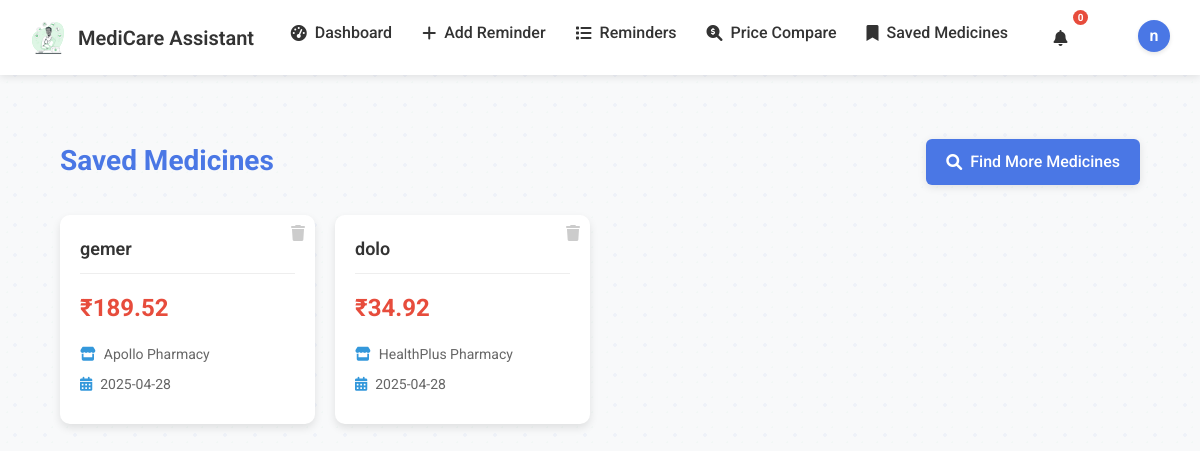
Before: /saved_prices (signed in) with the older database file.
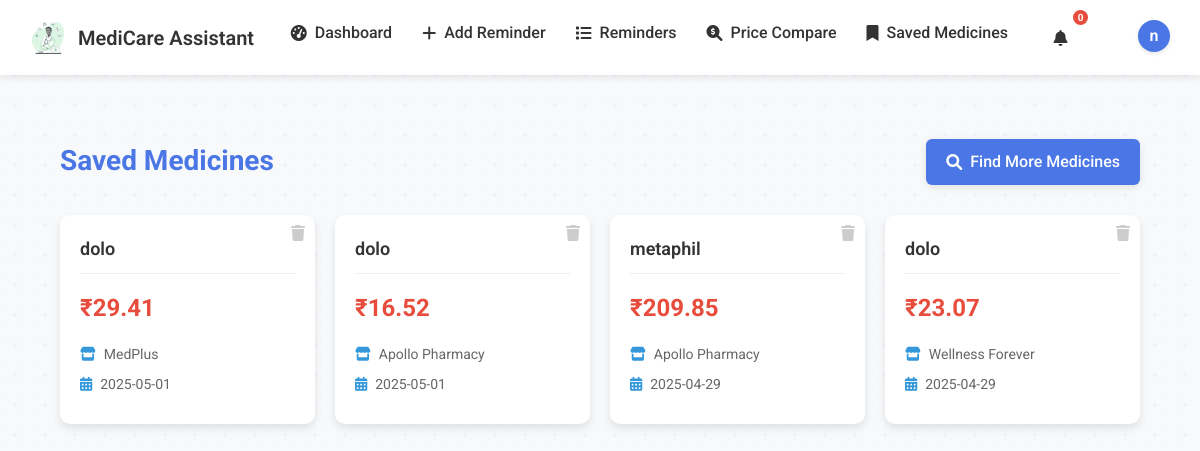
After: the same page with the newer database file.
### app.py (models this page shows, shortened)
class User(UserMixin, db.Model):
    __tablename__ = 'user'
    id = db.Column(db.Integer, primary_key=True)
    name = db.Column(db.String(100), nullable=False)
    email = db.Column(db.String(120), unique=True, nullable=False)
    password = db.Column(db.String(200), nullable=False)
    reminders = db.relationship('Reminder', backref='user', lazy=True)
    saved_prices = db.relationship('PharmacyPrice', backref='user', lazy=True)
    email_notifications = db.Column(db.Boolean, default=True)
    voice_alerts = db.Column(db.Boolean, default=True)
    desktop_notifications = db.Column(db.Boolean, default=True)

class PharmacyPrice(db.Model):
    id = db.Column(db.Integer, primary_key=True)
    medicine_name = db.Column(db.String(100), nullable=False)
    pharmacy_name = db.Column(db.String(100), nullable=False)
    price = db.Column(db.Float, nullable=False)
    date_saved = db.Column(db.DateTime, default=datetime.utcnow)
    user_id = db.Column(db.Integer, db.ForeignKey('user.id'), nullable=False)

### app.py (the view)
@app.route('/saved_prices')
@login_required
def saved_prices():
    saved_prices = PharmacyPrice.query.filter_by(user_id=current_user.id).order_by(PharmacyPrice.date_saved.desc()).all()
    return render_template('saved_prices.html', saved_prices=saved_prices)

### app.py (called while the page is built)
@login_manager.user_loader
def load_user(user_id):
    return User.query.get(int(user_id))

### templates/saved_prices.html (shortened to what this page needs)
{% extends "base.html" %}
{% block content %}
<div class="container mt-4">
    <div class="dashboard-header">
        <h1>Saved Medicines</h1>
        <a href="{{ url_for('price_comparison_page') }}" class="btn btn-primary">
            <i class="fas fa-search"></i> Find More Medicines
        </a>
    </div>
    <div class="saved-medicines-container">
        {% if saved_prices %}
            <div class="medicine-cards">
                {% for price in saved_prices %}
                    <div class="medicine-card">
                        <div class="medicine-name">{{ price.medicine_name }}</div>
                        <div class="medicine-price">₹{{ "%.2f"|format(price.price) }}</div>
                        <div class="medicine-pharmacy">
                            <i class="fas fa-store"></i> {{ price.pharmacy_name }}
                        </div>
                        <div class="medicine-date">
                            <i class="fas fa-calendar-alt"></i> {{ price.date_saved.strftime('%Y-%m-%d') }}
                        </div>
                        <button class="delete-btn delete-price"
                                data-id="{{ price.id }}"
                                data-medicine="{{ price.medicine_name }}">
                            <i class="fas fa-trash"></i>
                        </button>
                    </div>
                {% endfor %}
            </div>
        {% endif %}
    </div>
</div>
{% endblock %}

### templates/base.html (shortened to what this page needs)
<!DOCTYPE html>
<html lang="en">
<head>
    <link rel="stylesheet" href="https://cdnjs.cloudflare.com/ajax/libs/font-awesome/6.0.0/css/all.min.css">
    <link rel="stylesheet" href="{{ url_for('static', filename='css/style.css') }}">
</head>
<body>
    <nav>
        <div class="nav-container">
            <a href="{{ url_for('index') }}" class="logo">
                <img src="{{ url_for('static', filename='images/medical-care.svg') }}" alt="MediCare Logo" class="logo-img">
                MediCare Assistant
            </a>
            {% if current_user.is_authenticated %}
            <ul class="nav-links">
                <li><a href="{{ url_for('dashboard') }}"><i class="fas fa-tachometer-alt"></i> Dashboard</a></li>
                <li><a href="{{ url_for('add_reminder') }}"><i class="fas fa-plus"></i> Add Reminder</a></li>
                <li><a href="{{ url_for('reminders') }}"><i class="fas fa-list"></i> Reminders</a></li>
                <li><a href="{{ url_for('price_comparison_page') }}"><i class="fas fa-search-dollar"></i> Price Compare</a></li>
                <li><a href="{{ url_for('saved_prices') }}"><i class="fas fa-bookmark"></i> Saved Medicines</a></li>
                <li class="nav-item dropdown">
                    <a href="{{ url_for('notifications') }}" class="notification-icon">
                        <i class="fas fa-bell"></i>
                        <span class="notification-badge" id="notification-count">0</span>
                    </a>
                </li>
                <li class="nav-item dropdown">
                    <a href="#" class="profile-dropdown-toggle">
                        <div class="profile-avatar">
                            <span>{{ current_user.name[:1] }}</span>
                        </div>
                    </a>
                </li>
            </ul>
            {% else %}
            <ul class="nav-links">
                <li><a href="#" onclick="showLogin()"><i class="fas fa-sign-in-alt"></i> Login</a></li>
                <li><a href="#" onclick="showSignup()"><i class="fas fa-user-plus"></i> Sign Up</a></li>
            </ul>
            {% endif %}
        </div>
    </nav>
    <main>
        <div class="container">
            {% block content %}{% endblock %}
        </div>
    </main>
</body>
</html>

### static/css/style.css (style rules this page uses)
* { margin: 0; padding: 0; box-sizing: border-box; }
:root { --primary-color: #4A77E5; --primary-hover: #3A67D5; --primary-rgb: 74, 119, 229; --secondary-color: #2ECC71; --secondary-hover: #27AE60; --danger-color: #e74c3c; --danger-hover: #c0392b; --accent-color: #FF6B6B; --accent-hover: #FF5252; --text-color: #333333; --text-light: #6c757d; --light-bg: #f8f9fa; --light-gray: #eaecef; --white: #ffffff; --shadow: 0 2px 8px rgba(0, 0, 0, 0.1); --shadow-hover: 0 5px 15px rgba(0, 0, 0, 0.15); --border-color: #e0e6ed; --border-radius: 6px; --transition: all 0.3s ease; }
body { font-family: 'Roboto', Arial, sans-serif; line-height: 1.6; color: var(--text-color); background-color: var(--light-bg); min-height: 100vh; display: flex; flex-direction: column; font-size: 16px; }
body::before { content: ''; position: fixed; top: 0; left: 0; width: 100%; height: 100%; background-image: radial-gradient(rgba(74, 119, 229, 0.05) 2px, transparent 2px), radial-gradient(rgba(46, 204, 113, 0.03) 1px, transparent 1px); background-size: 30px 30px, 15px 15px; background-position: 0 0, 15px 15px; pointer-events: none; z-index: -1; }
a { text-decoration: none; color: var(--primary-color); transition: var(--transition); }
.container { max-width: 1200px; margin: 0 auto; padding: 0 30px; }
nav { background-color: var(--white); box-shadow: var(--shadow); position: sticky; top: 0; z-index: 100; }
.nav-container { display: flex; justify-content: space-between; align-items: center; padding: 15px 30px; max-width: 1200px; margin: 0 auto; }
.logo { display: flex; align-items: center; font-size: 20px; font-weight: 600; color: var(--text-color); }
.logo-img { width: 36px; height: 36px; margin-right: 12px; }
.nav-links { display: flex; list-style: none; gap: 30px; }
.nav-links a { display: flex; align-items: center; font-weight: 500; color: var(--text-color); gap: 8px; padding: 5px 0; position: relative; }
.nav-links a:after { content: ''; position: absolute; bottom: 0; left: 0; width: 0; height: 2px; background-color: var(--primary-color); transition: var(--transition); }
.nav-links a i { font-size: 16px; }
main { flex: 1; padding: 40px 0; }
.dashboard-header { display: flex; justify-content: space-between; align-items: center; margin-bottom: 30px; }
.dashboard-header h1 { font-size: 28px; color: var(--primary-color); display: flex; align-items: center; gap: 10px; }
.btn-primary { background-color: var(--primary-color); color: var(--white); padding: 10px 20px; border: none; border-radius: var(--border-radius); cursor: pointer; font-weight: 500; display: inline-flex; align-items: center; justify-content: center; gap: 8px; transition: var(--transition); box-shadow: var(--shadow); position: relative; overflow: hidden; }
.btn-primary::after { content: ''; position: absolute; top: 0; left: -100%; width: 100%; height: 100%; background: linear-gradient(90deg, rgba(255, 255, 255, 0) 0%, rgba(255, 255, 255, 0.2) 50%, rgba(255, 255, 255, 0) 100%); transition: all 0.5s ease; }
.mt-4 { margin-top: 1.5rem; }
.nav-item { position: relative; }
.notification-icon { position: relative; display: inline-block; padding: 5px; font-size: 18px; color: var(--text-color); }
.notification-badge { position: absolute; top: -5px; right: -5px; background-color: var(--danger-color); color: white; font-size: 10px; font-weight: bold; min-width: 15px; height: 15px; line-height: 15px; text-align: center; border-radius: 10px; padding: 0 4px; }
.profile-dropdown-toggle { display: flex; align-items: center; cursor: pointer; }
.profile-avatar { width: 32px; height: 32px; border-radius: 50%; background-color: var(--primary-color); color: white; display: flex; align-items: center; justify-content: center; font-weight: 600; margin-left: 10px; box-shadow: 0 2px 4px rgba(0, 0, 0, 0.1); }
.notification-icon { width: 45px; height: 45px; border-radius: 50%; display: flex; align-items: center; justify-content: center; margin-right: 15px; flex-shrink: 0; }

Changed rows visible on the page:
removed PharmacyPrice: medicine_name "gemer", price "189.52", pharmacy_name "Apollo Pharmacy", date_saved "2025-04-28"
removed PharmacyPrice: medicine_name "dolo", price "34.92", pharmacy_name "HealthPlus Pharmacy", date_saved "2025-04-28"
added PharmacyPrice: medicine_name "dolo", price "29.41", pharmacy_name "MedPlus", date_saved "2025-05-01"
added PharmacyPrice: medicine_name "dolo", price "16.52", pharmacy_name "Apollo Pharmacy", date_saved "2025-05-01"
added PharmacyPrice: medicine_name "metaphil", price "209.85", pharmacy_name "Apollo Pharmacy", date_saved "2025-04-29"
added PharmacyPrice: medicine_name "dolo", price "23.07", pharmacy_name "Wellness Forever", date_saved "2025-04-29"
